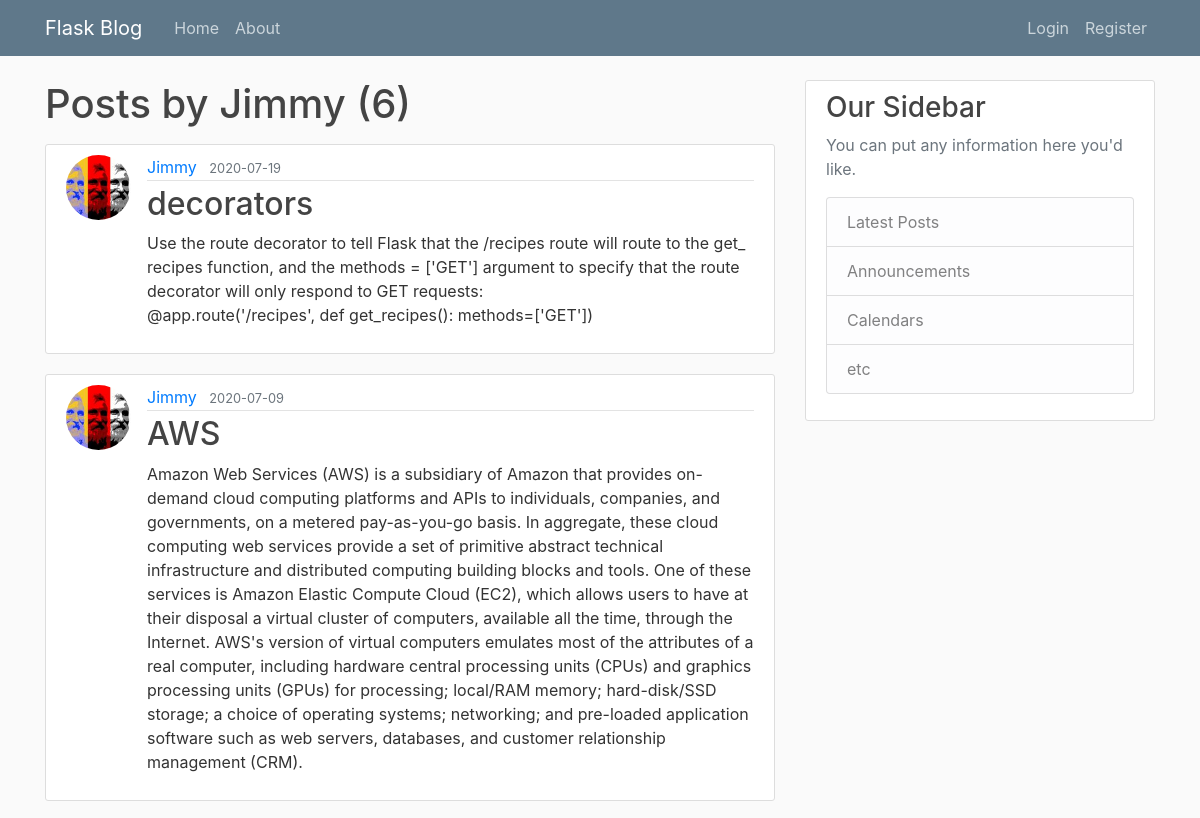
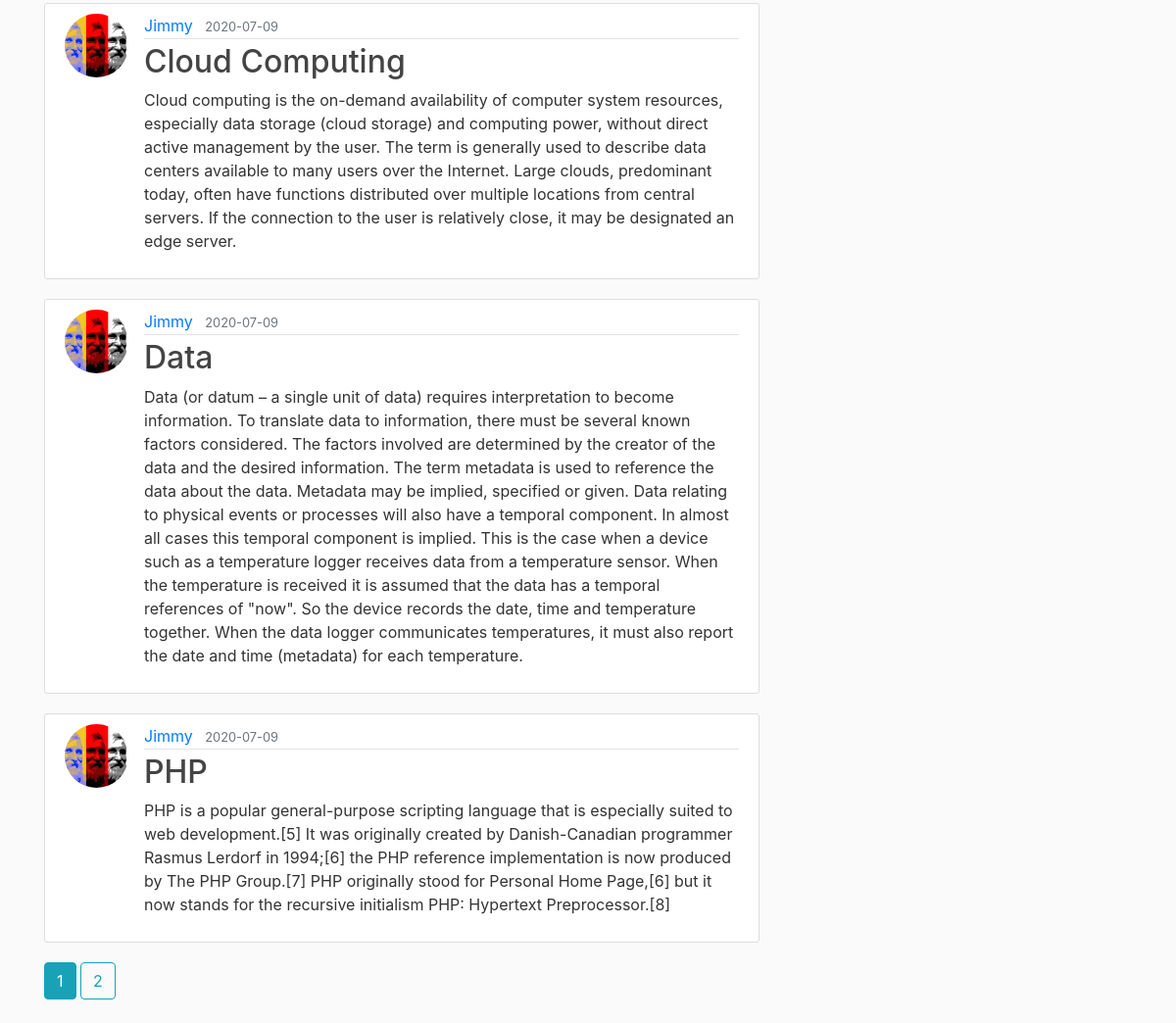
Page /user/Jimmy on the earlier database version (2 pictures, top to bottom).
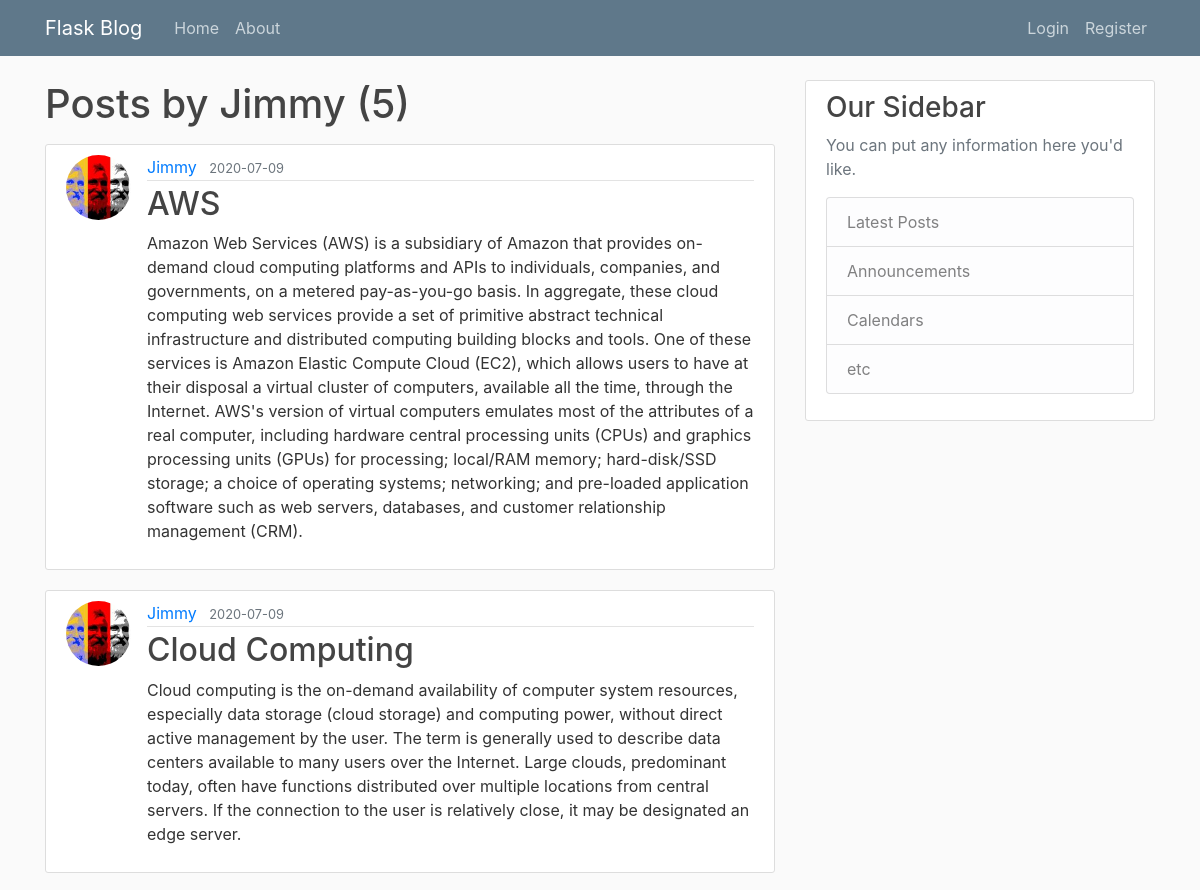
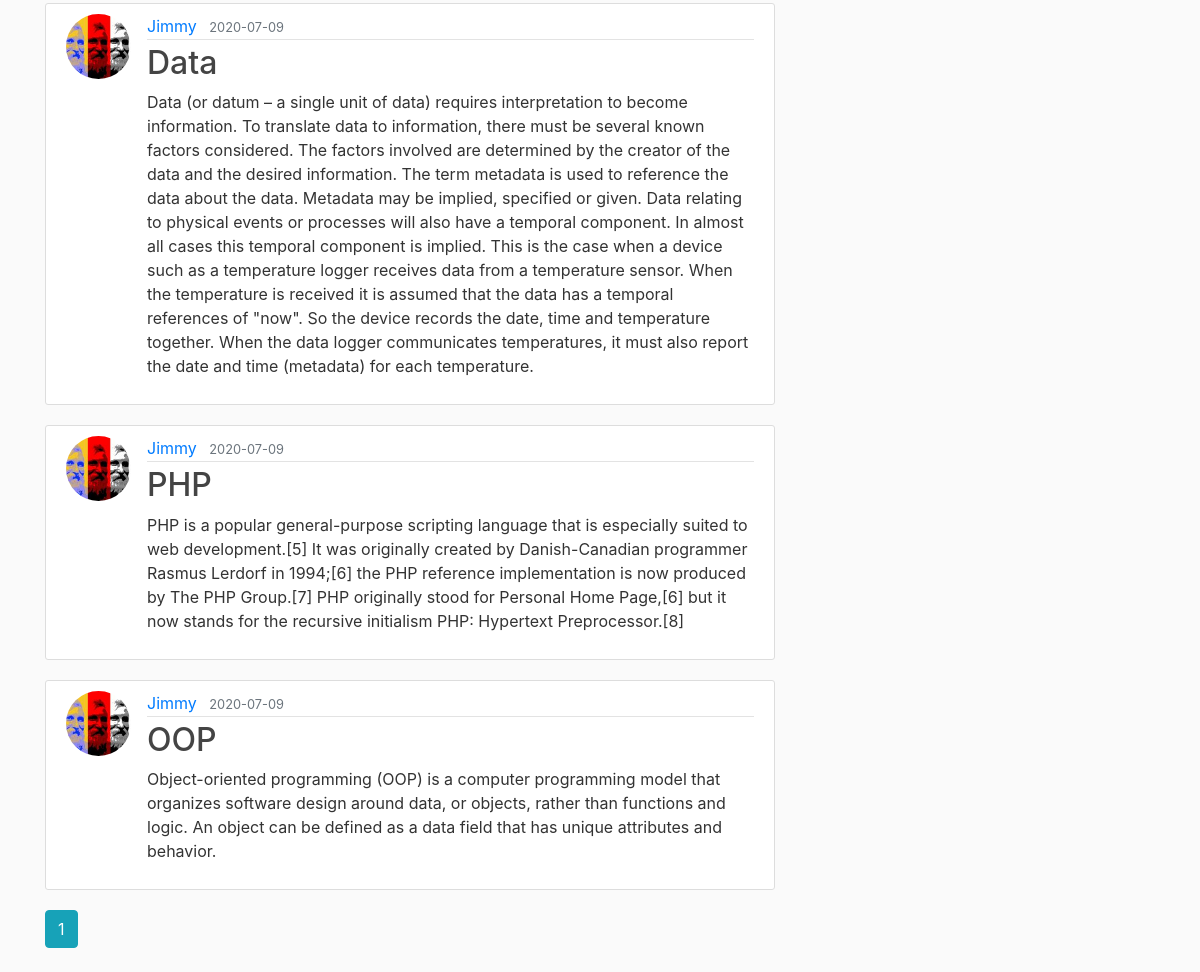
Same page on the later database version (2 pictures, top to bottom).
### appblog/models.py (models this page shows, shortened)
class Post(db.Model):
    id = db.Column(db.Integer, primary_key=True)
    title = db.Column(db.String(100), nullable=False)
    date_posted = db.Column(db.DateTime, nullable=False, default=datetime.utcnow)
    content = db.Column(db.Text, nullable=False)
    user_id = db.Column(db.Integer, db.ForeignKey('user.id'), nullable=False)

class User(db.Model, UserMixin):
    id = db.Column(db.Integer, primary_key=True)
    username = db.Column(db.String(20), unique=True, nullable=False)
    email = db.Column(db.String(120), unique=True, nullable=False)
    image_file = db.Column(db.String(20), nullable=False, default='default.jpg')
    password = db.Column(db.String(60), nullable=False)
    posts = db.relationship('Post', backref='author', lazy=True)

### appblog/users/routes.py (the view)
@users.route("/user/<string:username>")
def user_posts(username):
    page = request.args.get('page', 1, type=int)
    user = User.query.filter_by(username=username).first_or_404()
    posts = Post.query.filter_by(author=user)\
        .order_by(Post.date_posted.desc())\
        .paginate(page=page, per_page=5)
    return render_template('user_posts.html', posts=posts, user=user)

### appblog/templates/user_posts.html
{% extends "layout.html" %}
{% block content %}
    <h1 class="mb-3">Posts by {{ user.username }} ({{ posts.total }})</h1>
    {% for post in posts.items %}
        <article class="media content-section">
          <img class="rounded-circle article-img" src="{{ url_for('static', filename='profile_pics/' + post.author.image_file) }}">
          <div class="media-body">
            <div class="article-metadata">
              <a class="mr-2" href="{{ url_for('users.user_posts', username=post.author.username) }}">{{ post.author.username }}</a>
              <small class="text-muted">{{ post.date_posted.strftime('%Y-%m-%d') }}</small>
            </div>
            <h2><a class="article-title" href="{{ url_for('posts.post', post_id=post.id) }}">{{ post.title }}</a></h2>
            <p class="article-content">{{ post.content }}</p>
          </div>
        </article>
    {% endfor %}
    {% for page_num in posts.iter_pages(left_edge=1, right_edge=1, left_current=1, right_current=2) %}
      {% if page_num %}
        {% if posts.page == page_num %}
          <a class="btn btn-info mb-4" href="{{ url_for('users.user_posts', username=user.username, page=page_num) }}">{{ page_num }}</a>
        {% else %}
          <a class="btn btn-outline-info mb-4" href="{{ url_for('users.user_posts', username=user.username, page=page_num) }}">{{ page_num }}</a>
        {% endif %}
      {% else %}
        ...
      {% endif %}
    {% endfor %}
{% endblock content %}

Differences in the rows shown:
removed Post: image_file (picture), author.username "Jimmy", date_posted "2020-07-19", title "decorators", content "Use the route decorator to tell Flask that the /recipes route will route to the get_ recipes function, and the methods = ['GET'] argument to specify that the route decorator will only respond to GET requests: @app.route('/recipes', def get_recipes(): methods=['GET'])"
now on this page (row unchanged): Post: image_file (picture), author.username "Jimmy", date_posted "2020-07-09", title "OOP", content "Object-oriented programming (OOP) is a computer programming model that organizes software design around data, or objects, rather than functions and logic. An object can be defined as a data field that has unique attributes and behavior."
Other differences:
{{ posts.total }}: "6" → "5"
list line gone: "2"
